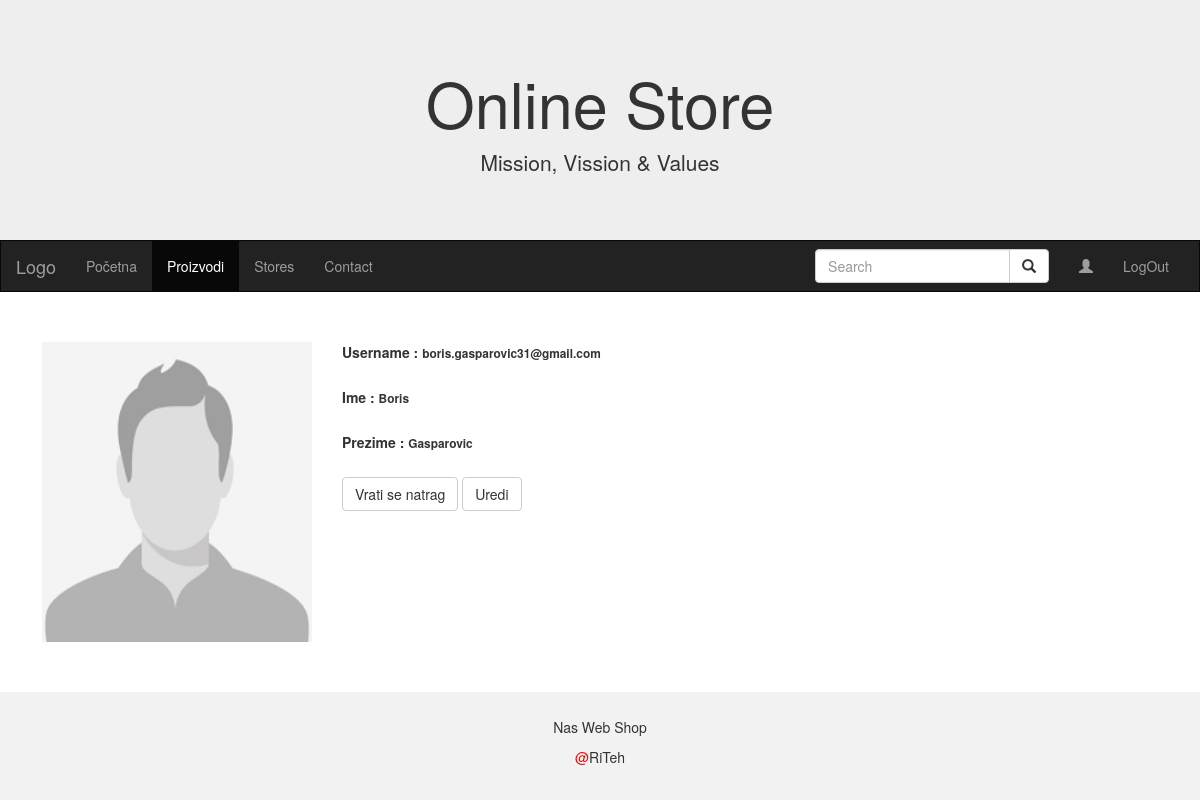
The page /shop/Profil.php?id=21 on the database its author committed.
### tables this page shows
CREATE TABLE `registrirani` (
  `ID_REG` int(30) NOT NULL,
  `Mail` varchar(30) NOT NULL,
  `Pass` varchar(50) NOT NULL,
  `ID_Ovlasti` int(11) NOT NULL,
  `ime` varchar(15) NOT NULL,
  `prezime` varchar(15) NOT NULL,
  `Slika` longblob
);

### shop/Komunikacija.php (called while the page is built, shortened)
<?php
function db_connect() {
    static $connection;
    if(!isset($connection)) {
        $config = parse_ini_file('config.ini');
        $connection = mysqli_connect('localhost',$config['username'],$config['password'],$config['dbname']);
    }
    return $connection;
}
function db_query($query) {
    $connection = db_connect();
    $result = mysqli_query($connection,$query);
    return $result;
}
function db_select($query) {
    $rows = array();
    $result = db_query($query);
    while ($row = mysqli_fetch_assoc($result)) {
        $rows[] = $row;
    }
    return $rows;
}
?>

### shop/Profil.php (the view, shortened to what this page needs)
<?php
include 'Komunikacija.php';
?>
<!DOCTYPE html>
<html lang="en">
<head>
  <link rel="stylesheet" href="https://maxcdn.bootstrapcdn.com/bootstrap/3.3.7/css/bootstrap.min.css">
</head>
<body>
<div class="jumbotron">
  <div class="container text-center">
    <h1>Online Store</h1>
    <p>Mission, Vission & Values</p>
  </div>
</div>
<nav class="navbar navbar-inverse">
  <div class="container-fluid">
    <div class="navbar-header">
      <a class="navbar-brand" href="#">Logo</a>
    </div>
    <div class="collapse navbar-collapse" id="myNavbar">
      <ul class="nav navbar-nav">
        <li ><a href="index1.php">Početna</a></li>
        <li class="active"><a href="proizvodiu.php">Proizvodi</a></li>
        <li><a href="#">Stores</a></li>
        <li><a href="#">Contact</a></li>
      </ul>
      <ul class="nav navbar-nav navbar-right">
	  <li>
        <form class="navbar-form" role="search" action="PretragaUl.php" >
        <div class="input-group">
            <input type="text" class="form-control" placeholder="Search" name="q">
            <div class="input-group-btn">
                <button class="btn btn-default" type="submit"><i class="glyphicon glyphicon-search"></i></button>
            </div>
        </div>
        </form>
   </li>
        <li><a href="#"><span class="glyphicon glyphicon-user"></span> <?php echo $_SESSION['user'] ?></a></li>
		<li><a href="logout.php">LogOut</a></li>
      </ul>
    </div>
  </div>
</nav>
<?php
	$query = "SELECT * FROM `registrirani` where ID_REG=".$_GET['id'];
	$result = db_select($query);
	print('<div class="container-fluid" id="konetenjer">');
		print('<div class="col-xs-6 col-sm-3" style="height:350px; width:300px;">');
	if($result){
		if($result[0]['Slika']){
			print('	<img src="dohvatiSlikup.php?id='.$result[0]["ID_REG"].'" class="img-responsive" style="width:100%" alt="Image" id="slika"><br>
				</div>');
		}else{
			print('	<img src="profilna.png" class="img-responsive" style="width:100%" alt="Image" id="slika"><br>
				</div>');
		}
		print('<div class="col-xs-6 col-sm-3" style="height:350px; width:400px; ;">
				<label class="control-label" style="margin-left:0%;"><b>Username</b>   :                        <small>'.$result[0]['Mail'].'</small> </label></br></br>
				<label class="control-label" style="margin-left:0%;"><b>Ime</b>   :                        <small>'.$result[0]['ime'].'</small> </label></br></br>
				<label class="control-label" style="margin-left:0%;"><b>Prezime</b>   :                        <small>'.$result[0]['prezime'].' </small></label></br></br>
				<a id="gumbicPovratka" href="proizvodiu.php" class="btn btn-default">Vrati se natrag</a>');
				print('
				<a href="urediKorisnika.php?id='.$_GET['id'].'" class="btn btn-default">Uredi</a></br>');
	}else{
		print('<a id="gumbicPovratka" href="index1.php" class="btn btn-default">Pocetna</a>');
	}
	print('	</div>');
		print('</div>');
?>
<footer class="container-fluid text-center">
  <p>Nas Web Shop</p>
	<p><span style="color:red;">@</span>RiTeh</p>
</footer>
</body>
</html>

### shop/Profil.php (style rules this page uses)
.navbar { margin-bottom: 50px; border-radius: 0; }
.jumbotron { margin-bottom: 0; }
#konetenjer { margin-left:1%; }
#slika { position: relative; float: left; width: 400px; height: 300px; background-position: 50% 50%; background-repeat: no-repeat; background-size: cover; }
footer { background-color: #f2f2f2; padding: 25px; }

### rows shown on the page
registrirani: Mail "boris.gasparovic31@gmail.com", ime "Boris", prezime "Gasparovic"
